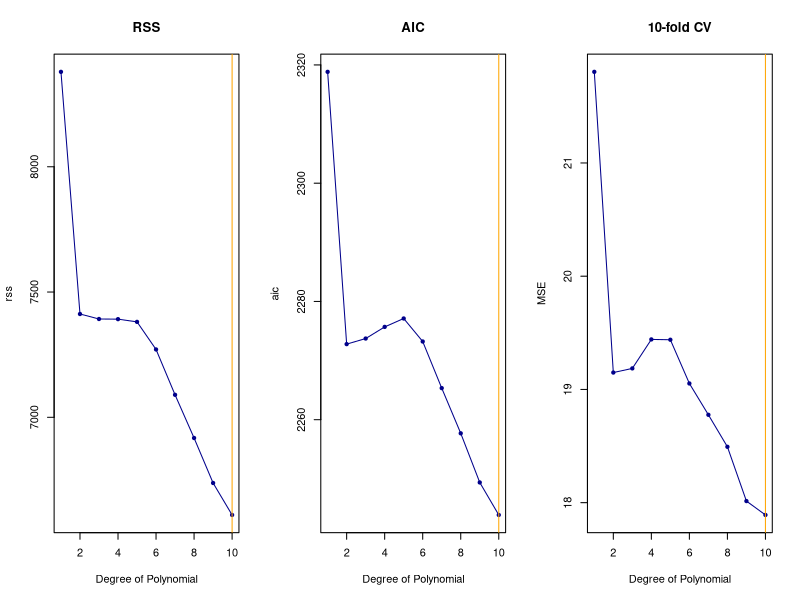
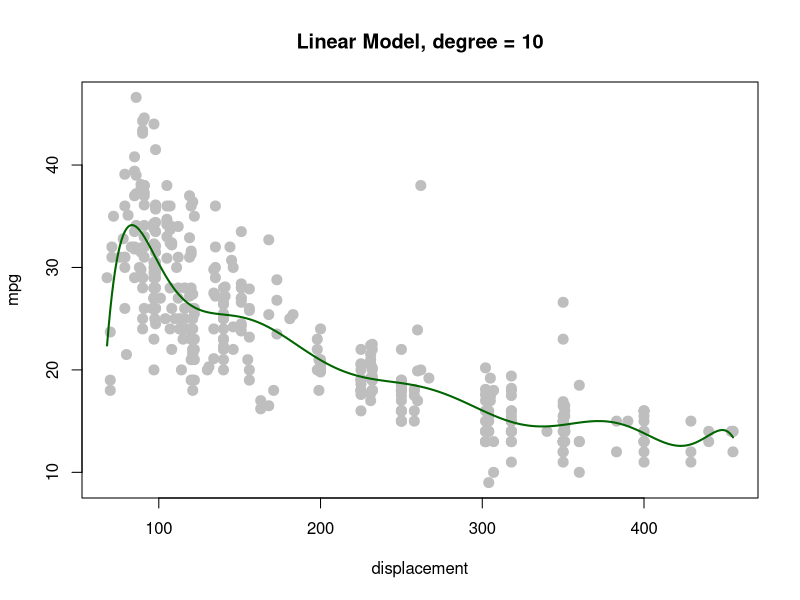
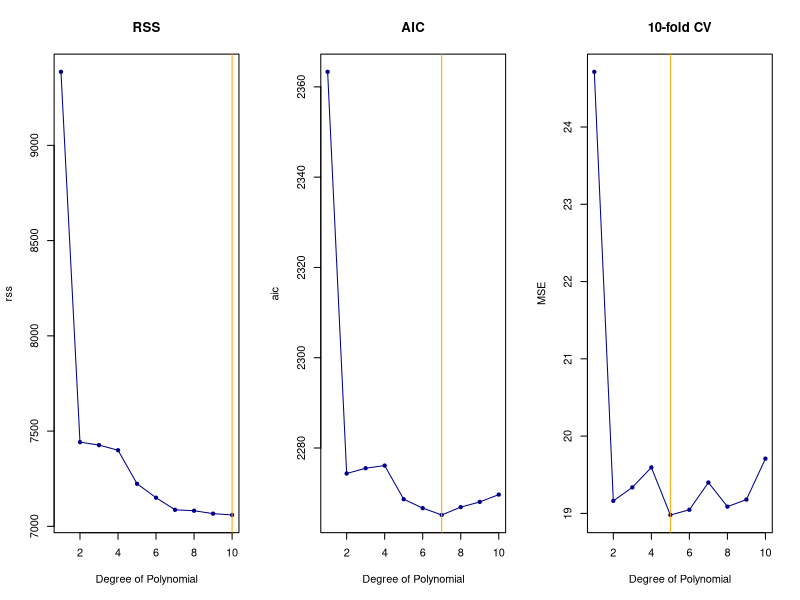
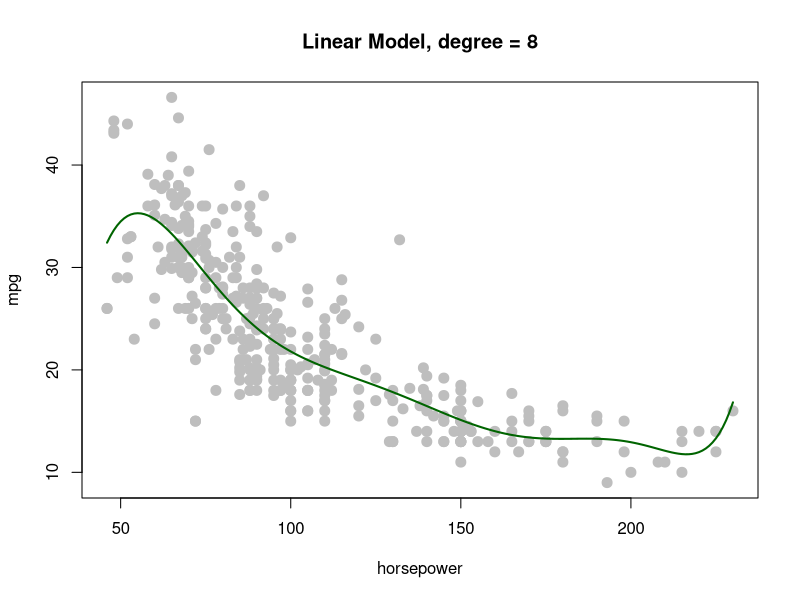
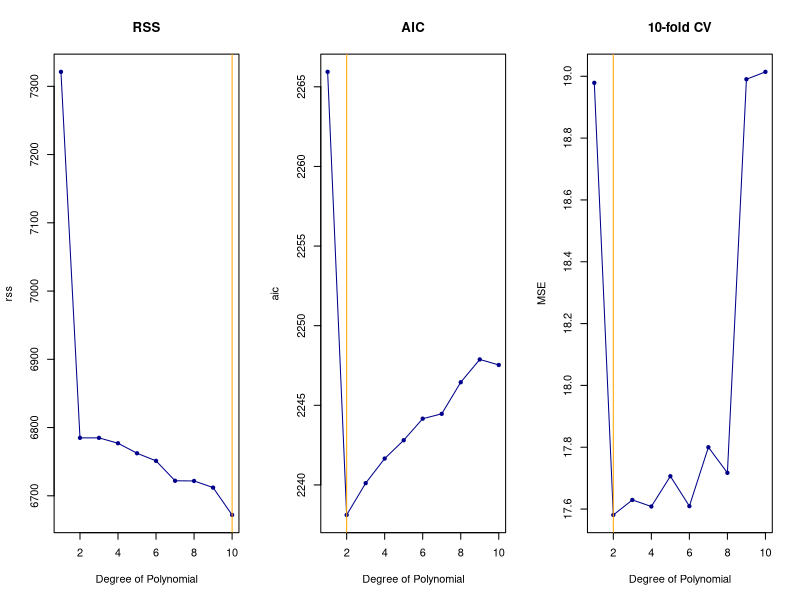
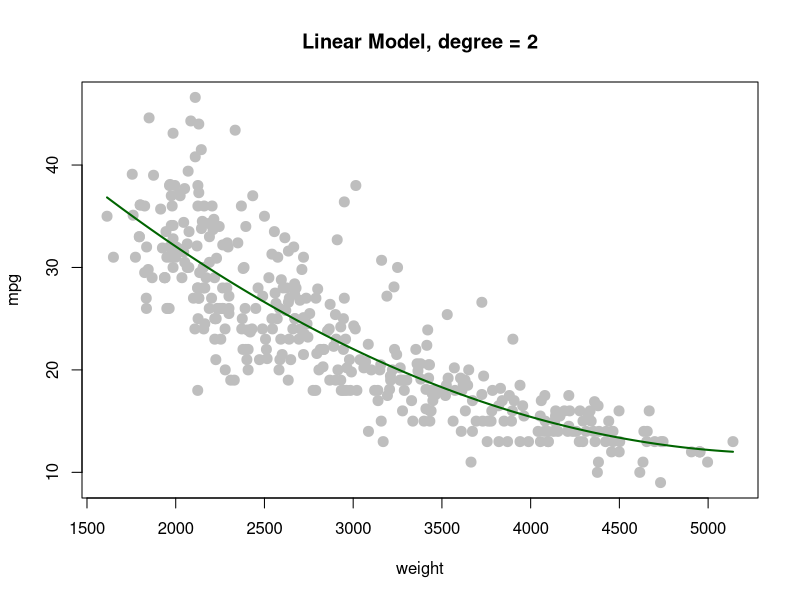
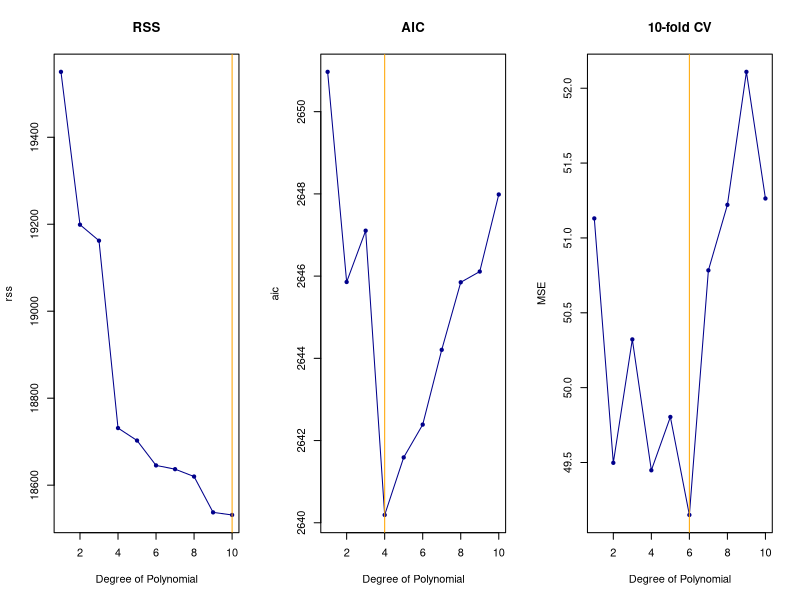
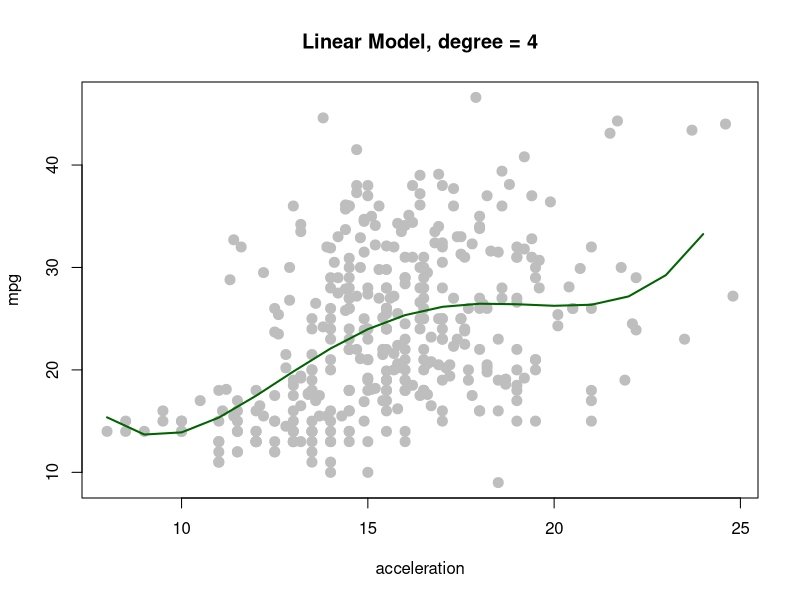

Reproduce these figures in R, in order.
col=c("orange", "darkgreen",  "darkorchid", "darkblue", "brown")

rss <-  function(model) {
  return(sum(sapply(residuals(model), function(x) { x^2 })))
}

myplot <- function(pred, data, degree){
  y <- mpg
  x <- switch(pred,
             d = displacement,
             h = horsepower,
             w = weight,
             a = acceleration)
  
  rss <- numeric(degree)
  aic <- numeric(degree)
  cverr <- numeric(degree)
  
  for (i in 1:degree) {
    
    mod <- glm(y ~ poly(x, degree = i), na.action = 'drop')
    rss[i] <- rss(mod)
    aic[i] <- AIC(mod)
    cverr[i] <- switch (pred,
                        d = cv.glm(data, glm(mpg ~ poly(displacement, degree = i)), K = 10)$delta[1],
                        h = cv.glm(data, glm(mpg ~ poly(horsepower, degree = i)), K = 10)$delta[1],
                        w = cv.glm(data, glm(mpg ~ poly(weight, degree = i)), K = 10)$delta[1],
                        a = cv.glm(data, glm(mpg ~ poly(acceleration, degree = i)), K = 10)$delta[1])
  }
  
  par(mfrow=c(1,3))
  # RSS
  plot(1:degree, rss, type = "o", pch = 20, col = "darkblue", 
       xlab = "Degree of Polynomial", main = "RSS")
  
  abline(v = which(rss == min(rss)), col = "orange")
  # AIC
  plot(1:degree, aic, type = "o", pch = 20, col = "darkblue", 
       xlab = "Degree of Polynomial", main = "AIC")
  abline(v = which(aic == min(aic)), col = "orange")
  # k-fold CV 
  plot(1:degree, cverr, type = "o", pch = 20, col = "darkblue", 
       xlab = "Degree of Polynomial", main = "10-fold CV",
       ylab = "MSE")
  abline(v = which(cverr == min(cverr)), col = "orange")
  par(mfrow=c(1,1))
  
  cat("Min RSS", min(rss), "at degree =",which(rss == min(rss)), "\n")
  cat("Min AIC", min(aic), "at degree =",which(aic == min(aic)), "\n")
  cat("Min CV error", min(cverr), "at degree =",which(cverr == min(cverr)), "\n")
}


mybinsmooth <- function(pred, binlength=0, knotsdef=NULL, output=1, ploto=1, opt=0){

  y <- mpg[train]
  x <- switch(pred,
              d = displacement[train],
              h = horsepower[train],
              w = weight[train],
              a = acceleration[train])
  
  y <- y[order(x)]
  x <- sort(x)
  n <- length(x)
  #Devide data into bins
  if(is.vector(knotsdef)) bins = knotsdef
  else bins = ceiling(length(x) / binlength)
  #Create Design Matrix without intercept
  DM <- matrix(1,length(x),bins)
  #Set all elements not corresponding to region j equal 0
  for(i in 1:bins)
  {
    if(i==1) { xstart = 1 }
    if(i>1) { xstart = (i-1)*binlength+1 }
    xend = min(xstart + binlength-1, length(x))
    binelements <- xstart:xend
    elements <- 1:length(x)
    elements[binelements] <- 0
    DM[elements,i] <- 0
  }
  
  #Perform Linear Regreesion
  reg <- lm(y~0+DM)
  
  #Calculate goodness of fit measures
  q <- bins
  #Residual sum of squares
  rss <-  sum(sapply(residuals(reg), function(x) { x^2 }))
  #Coefficient of determination: R^2
  R2 <- 1 - (rss/ (t(y)%*%y-(mean(y)**2*n)))
  #Adjusted Coefficient of determination: R^2
  R2adj <- 1 - ( (n-1)/(n-q) ) * (1-R2)   
  #AIC
  aic <- AIC(reg)
  
  if(output==1)
  {
    #Summary output  
    cat("Elements per bin: ", binlength, "\n")
    cat("Number of bins: ", bins, "\n")
    cat("RSS: ", rss, "\n")
    cat("TSS: ", t(y)%*%y-(mean(y)**2/n), "\n")
    cat("R-squared: ", R2, "\n")
    cat("Adjusted R-squared: ", R2adj, "\n")
    cat("AIC: ", aic, "\n")

    
    #Graphic 
    yl <- "mpg"
    xl <- switch(pred,
                d = "displacement",
                h = "horsepower",
                w = "weight",
                a = "acceleration")
    if(ploto==1) plot(x,y, col='grey', pch=20, cex=2,
                      main = paste("Bin Smooth, size of bins =", binlength), xlab = xl, ylab = yl)
    j<-1
    for(i in 1:length(coef(reg)))
    {
      if(i>1) lines(c(x[xend],x[xend]), c(as.numeric(coef(reg)[i-1]), as.numeric(coef(reg)[i])), col="red", lwd=2)
      xstart = j
      if(i>1) lines(c(x[xend],x[xstart]), c(as.numeric(coef(reg)[i]), as.numeric(coef(reg)[i])), col="red", lwd=2)
      xend = min(j+binlength-1, length(x))
      lines(c(x[xstart],x[xend]), rep(as.numeric(coef(reg)[i]), 2), col="red", lwd=2)
      j<-j+binlength
      
    }
  }
  
  if(opt==1) return(c(R2adj,aic,rss))    
}

pickBin <- function(pred, iter, FUN, ...){
  
  R2adj <- numeric(iter)
  aic <- numeric(iter)
  rss <- numeric(iter)
  
  for(i in 1:iter) 
  {
    p<-i
    back <- FUN(pred, p, output=0, opt=1, ...)
    R2adj[i]<-back[1]
    aic[i]<- back[2]
    rss[i] <- back[3]
  }
  
  #!!!!!!!!!!!!!!!The next two lines are not straight forward, but easy to avoid the problem of NaN 
  #One could simply delete NaN, but then the order of the array would be chaos
  R2adj[!complete.cases(R2adj)] <- max(complete.cases(R2adj))-0.1  #!!!!!!!!!!!!!!!
  if(length(back)==2) aic[!complete.cases(aic)] <- max(aic)+10 #!!!!!!!!!!!!!!!
  #!!!!!!!!!!!!!!!
  
  par(mfrow=c(1,2))

  plot(1:iter, rss, type = "l", col = "darkblue", lwd=2,
       xlab = "binlength (size of bin)", main = "Minimized RSS")
  abline(v = which(rss == min(rss)), col = "orange")
  plot(1:iter, aic, type = "l", col = "darkblue", lwd=2,
       xlab = "binlength (size of bin)", main = "Minimized AIC")
  abline(v = which(aic == min(aic[aic>0])), col = "orange")
  par(mfrow=c(1,1))
  
  cat("Highest adj. R-squared: ", max(R2adj), "at binlength =", which(R2adj == max(R2adj)), "\n")
  cat("Min RSS", min(rss), "at binlength =",which(rss == min(rss)), "\n")
  cat("Min AIC", min(aic[aic>0]), "at binlength =",which(aic == min(aic[aic>0])), "\n")
}


#--------------------------------------------------

# Bin Smooth - ?size of bin

# B-spline: knots? degree?


library(splines)
library(tidyverse)
library(boot)

dat <- read_csv("../data/auto-data.csv")[,-1]
dat <- na.omit(dat)
attach(dat)


# Linear model - varying degrees ------------------------------------------

# displacement
set.seed(5059)
myplot(pred ="d", dat, 10)

lm.d <- glm(mpg ~ poly(displacement, degree = 10))
plot(mpg ~ displacement, col='grey', pch=20, cex=2,
     main = "Linear Model, degree = 10")
lines(x = min(displacement):max(displacement), 
      y = predict(lm.d, data.frame(displacement=min(displacement):max(displacement))), 
      lwd=2, lty=1, col='darkgreen')
rss(lm.d)
AIC(lm.d)
cv.glm(data = dat, lm.d,K = 10)$delta[1]

# horsepower

set.seed(5059)
myplot(pred ="h", dat, 10)

lm.h <- glm(mpg ~ poly(horsepower, degree = 8))
plot(mpg ~ horsepower, col='grey', pch=20, cex=2,
     main = "Linear Model, degree = 8")
lines(x = min(horsepower):max(horsepower), 
      y = predict(lm.h, data.frame(horsepower=min(horsepower):max(horsepower))), 
      lwd=2, lty=1, col='darkgreen')
rss(lm.h)
AIC(lm.h)
cv.glm(data = dat, lm.h, K = 10)$delta[1]


# weight
set.seed(5059)
myplot(pred = "w", dat, 10)

lm.w <- glm(mpg ~ poly(weight, degree = 2))
plot(mpg ~ weight, col='grey', pch=20, cex=2,
     main = "Linear Model, degree = 2")
lines(x = min(weight):max(weight), 
      y = predict(lm.w, data.frame(weight=min(weight):max(weight))), 
      lwd=2, lty=1, col='darkgreen')
rss(lm.w)
AIC(lm.w)
cv.glm(data = dat, lm.w, K = 10)$delta[1]

# accelerate
set.seed(5059)
myplot(pred = "a", dat, 10)

lm.a <- glm(mpg ~ poly(acceleration, degree = 4))
plot(mpg ~ acceleration, col='grey', pch=20, cex=2,
     main = "Linear Model, degree = 4")
lines(x = min(acceleration):max(acceleration), 
      y = predict(lm.a, data.frame(acceleration=min(acceleration):max(acceleration))), 
      lwd=2, lty=1, col='darkgreen')
rss(lm.a)
AIC(lm.a)
cv.glm(data = dat, lm.a, K = 10)$delta[1]


# Bin smooth - varying knots ----------------------------------------------
set.seed(5059)
train <- sample(nrow(dat), nrow(dat)/2)


# displacement
pickBin("d",200, mybinsmooth)
mybinsmooth("d",binlength = 11)

# horsepower
pickBin("h",200, mybinsmooth)
mybinsmooth("d",binlength = 4)

# weight
pickBin("w", 200, mybinsmooth)
mybinsmooth("w", binlength = 47)

# acceleration
pickBin("a", 200, mybinsmooth)
mybinsmooth("a", binlength = 3)


# B-spline - varying knots and degrees ------------------------------------
par(mfrow = c(1,1))
plot(mpg~displacement, col='grey', pch=20, cex=2)
abline(v = seq(1,455,25))
## displacement

## default - no knots, d = 3
bs.disp <- lm(mpg ~ bs(displacement))
rss(bs.disp) # 7530.594
AIC(bs.disp) # 2309.705
lines(min(displacement):max(displacement), predict(bs.disp, data.frame(displacement=min(displacement):max(displacement))), lwd=2, lty=2, col='green')

## quantile knots 0.25, 0.5, 0.75, d = 3
bs.disp.1 <- lm(mpg ~ bs(displacement, knots = quantile(displacement, c(0.25, 0.5, 0.75)), degree = 3))
rss(bs.disp.1) # 6786.116
AIC(bs.disp.1) # 2274.276
lines(min(displacement):max(displacement), predict(bs.disp.1, data.frame(displacement=min(displacement):max(displacement))), lwd=2, lty=2, col='blue')

## knots every 25 values, d = 1
bs.disp.2 <- lm(mpg ~ bs(displacement, knots = seq(1,455,30), degree = 3))
rss(bs.disp.2) # 6669.542
AIC(bs.disp.2) # 2289.379
lines(min(displacement):max(displacement), predict(bs.disp.2, data.frame(displacement=min(displacement):max(displacement))), lwd=2, lty=2, col='red')
